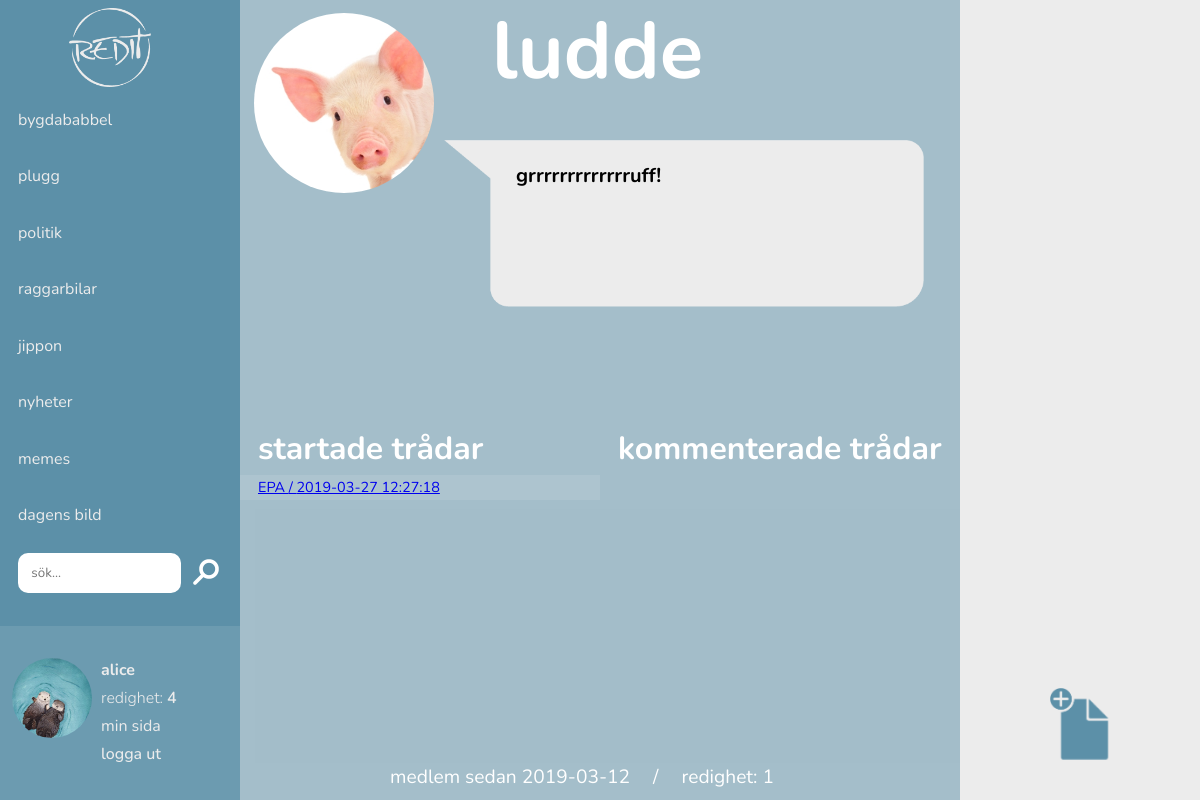
/userpage/user.php?username=ludde (signed in), run on the app's committed database.
### tables this page shows
CREATE TABLE `categories` (
  `cat_id` int(11) unsigned NOT NULL AUTO_INCREMENT,
  `category` varchar(50) DEFAULT '',
  PRIMARY KEY (`cat_id`)
);

CREATE TABLE `users` (
  `user_id` int(11) unsigned NOT NULL AUTO_INCREMENT,
  `username` varchar(20) NOT NULL DEFAULT '',
  `password` varchar(256) NOT NULL DEFAULT '',
  `email` varchar(30) NOT NULL DEFAULT '',
  `avatar` varchar(256) DEFAULT NULL,
  `bio` varchar(1000) DEFAULT '',
  `admin` tinyint(1) NOT NULL DEFAULT '0',
  `moderator` tinyint(1) NOT NULL DEFAULT '0',
  `post_permission` tinyint(11) NOT NULL DEFAULT '1',
  `member_since` date DEFAULT NULL,
  PRIMARY KEY (`user_id`)
);

CREATE TABLE `posts` (
  `post_id` int(11) unsigned NOT NULL AUTO_INCREMENT,
  `post_title` varchar(50) NOT NULL,
  `post_content` text,
  `post_img` varchar(256) DEFAULT '',
  `post_category` varchar(20) NOT NULL,
  `post_creator` varchar(50) NOT NULL,
  `post_date` timestamp NULL DEFAULT NULL,
  `post_views` int(11) DEFAULT NULL,
  `post_replies` int(11) DEFAULT NULL,
  `post_likes` int(11) DEFAULT '0',
  PRIMARY KEY (`post_id`)
);

### userpage/user.php (the view, shortened to what this page needs)
<?php
require "../init/config.php";
require "../init/header.php";
require '../init/sidebar.php';
 ?>
 <div id='userpage_maincontent'>
   <span id='userpage_top'>
     <?php
     $user = $_GET['username'];
     $sql = "SELECT avatar FROM users WHERE username='$user'";
     $result = mysqli_query($conn, $sql);
     if ($result) {
       $data = $result->fetch_assoc();
       if ($data['avatar'] !== NULL) {
         echo "<span id='userpage_avatar' style='background-image:url(../uploads/upload_avatar/" . $data['avatar'] . ");'></span>";
       } else {
         echo "<span id='userpage_avatar' style='background-image:url(../img/sample-avatar.png);'></span>";
       }
     }
      ?>
    <span id='userpage_info'>
      <?php
        echo "<span id='userpage_username'>" . $_GET['username'] . "</span>";
      ?>
    </span>
   <span id='userpage_tagline'>
     <span id='tagline_container'>
       <?php
       $user = $_GET['username'];
       $sql = "SELECT bio FROM users WHERE username='$user'";
       $result = mysqli_query($conn, $sql);
       if ($result) {
         $data = $result->fetch_assoc();
         if ($data['bio'] !== NULL) {
           echo $data['bio'];
         }
       }
        ?>
     </span>
   </span>
</span>
  <div id='userpage_box_container'>
    <span class="userpage_box" id='box1'>
      <h2 class="userpage_box_title">startade trådar</h2>
      <?php
      $user = $_GET['username'];
      $sql = "SELECT * FROM posts WHERE post_creator='$user'";
      $result = mysqli_query($conn, $sql);
      if (mysqli_num_rows($result) > 0) {
        while ($rows = mysqli_fetch_assoc($result)) {
          $title = $rows['post_title'];
          $date = $rows['post_date'];
          $pid = $rows['post_id'];
          echo "<p class='list_of_posts'>
            <a href='../posts/show-post.php?pid=$pid' class='userpage_postlink'>$title / $date</a>
          </p>";
        }
      }
       ?>
    </span>
    <span class="userpage_box" id='box2'>
      <h2 class="userpage_box_title">kommenterade trådar</h2>
    </span>
    <div class="userpage_bottom">
     <span class="member_since">
        medlem sedan
        <?php
          $user = $_GET['username'];
          $sql = "SELECT member_since FROM users WHERE username='$user'";
          $result = mysqli_query($conn, $sql);
          if ($result) {
            $data = $result->fetch_assoc();
            echo $data['member_since'];
          }
        ?>
      </span>
       /
      <span class="redighet">
        redighet:
        <?php
        $user = $_GET['username'];
        $sql = "SELECT post_likes FROM posts WHERE post_creator='$user'";
        $result = mysqli_query($conn, $sql);
        if (mysqli_num_rows($result) > 0) {
          $likes = 0;
          while ($rows = mysqli_fetch_assoc($result)) {
            $like = $rows['post_likes'];
            $likes += $like;
          }
          echo $likes;
        }
         ?>
      </span>
      <span>
       </span>
    </div>
  </div>
 </div>
 <a href="../posts/write-posts.php">
   <div id='newpost'>
   </div>
 </a>

### init/sidebar.php (shortened to what this page needs)
<?php require 'config.php'; ?>
<div id="sidebar">
  <a href="../home/index.php"><img src="../img/logo_text_gr.png" /></a>
  <span id='sidebar_stuff'>
    <?php
      $sql = "SELECT * FROM categories";
      $result = mysqli_query($conn, $sql);
      if($result) {
        while ($rows = mysqli_fetch_assoc($result)) {
          $category = $rows['category'];
          $printCat = '';
          $printCat .= "<a href='../home/index.php?category=$category' class='category regular";
          $printCat .= "'>$category</a>";
          echo $printCat;
        }
      }
    ?>
  <div id="search_function">
    <form method="post" action="../search/search-parse.php">
      <input type="text" name="search" id="search_field" placeholder="sök..."/>
      <label for="submit_search">
        <img src="../img/search.png" id="search_symbol"/>
      </label>
    </form>
  </div>
  </span>
  <div id='char-indicator'>
    <?php
      $user = $_SESSION['username'];
      $sql = "SELECT avatar FROM users WHERE username='$user'";
      $result = mysqli_query($conn, $sql);
      if ($result) {
        $data = $result->fetch_assoc();
        if ($data['avatar'] !== NULL) {
          echo "<span id='avatar' style='background-image:url(../uploads/upload_avatar/" . $data['avatar'] . ");'></span>";
        } else {
          echo "<span id='avatar' style='background-image:url(../img/sample-avatar.png);'></span>";
        }
      }
    ?>
    <div id='char-info'>
      <span id='username' class='bold'> <?php echo $_SESSION['username']; ?> </span> <br />
      <span id='redighet' class='light'>redighet: <span id='redighet' class='semi-bold'>
        <?php
          $user = $_SESSION['username'];
          $sql = "SELECT post_likes FROM posts WHERE post_creator='$user'";
          $result = mysqli_query($conn, $sql);
          if (mysqli_num_rows($result) > 0) {
            $likes = 0;
            while ($rows = mysqli_fetch_assoc($result)) {
              $like = $rows['post_likes'];
              $likes += $like;
            }
            echo $likes;
          }
         ?>
      </span></span><br />
  <form method="post" action="../userpage/userpage.php?user=<?php echo $_SESSION['username']; ?>" name="userpage_access">
    <input type="submit" value="min sida" />
  </form>
      <a href="../landingpage/logout.php" class='links'>logga ut</a>
    </div>
  </div>
</div>

### styles/posts.css (style rules this page uses)
* { font-family: 'Nunito', sans-serif; }

### styles/main.css (style rules this page uses)
* { font-family: 'Nunito', sans-serif; box-sizing: border-box; }
.light { font-weight: 300; }
.regular { font-weight: 400; }
.semi-bold { font-weight: 600; }
.bold { font-weight: 700; }
a.links { font-weight: 500; text-decoration: none; color: #000; }
#sidebar { width: 20vw; height: 100vh; background-color: rgb(92,144,168); margin: 0; color: #fff; position: fixed; top: 0; left: 0; padding: 1vh 1.5vw; }
#sidebar img { width: 40%; margin-left: 25%; }
#sidebar_stuff { margin-top: 2vh; height: 60vh; display: flex; flex-direction: column; justify-content: space-between; }
#sidebar a.category { color: #ececec; text-decoration: none; display: block; width: 120%; font-size: 1em; margin-left: -2.5vh; padding-left: 2.5vh; }
#search_function { width: 100%; height: 3em; display: inline; margin-top: -0.5em; margin-bottom: -0.75em; }
#search_field { width: 80%; margin: 0; height: 3em; border-radius: 10px; border: none; padding: 0.5em 1em; }
img#search_symbol { height: 1.6em; width: 1.6em; margin: 0; margin-bottom: -0.5em; margin-left: 0.5em; }
#sidebar #char-indicator { position: fixed; bottom: 0; left: 0; width: 20vw; background-color: rgba(255,255,255,0.1); padding: 4vh 1vw 4vh 1vw; color: #ececec; }
#sidebar #char-indicator span#avatar { width: 10vh; height: 10vh; border-radius: 50%; float: left; background-repeat: no-repeat; background-size: cover; }
#sidebar #char-indicator #char-info { float: left; padding-left: 0.75vw; margin-top: -0.2vh; font-size: 1em; line-height: 1.75em; }
#sidebar #char-indicator #char-info a { color: #ececec; text-decoration: none; }
#sidebar #char-indicator input { background-color: rgba(255, 0, 0, 0); border: none; font-size: 1em; line-height: 1.75em; padding: 0; color: #ececec; }
#newpost { width: 6vw; height: 6vw; background-image: url(../img/new_post_blue.png); background-size: contain; background-repeat: no-repeat; position: fixed; bottom: 5vh; right: 6.5vw; padding: 4.4vh 2.15vh; }

### styles/start.css (style rules this page uses)
* { font-family: 'Nunito', sans-serif; box-sizing: border-box; }
.light { font-weight: 300; }
.regular { font-weight: 400; }
.semi-bold { font-weight: 600; }
.bold { font-weight: 700; }

### styles/userpage.css (style rules this page uses)
#userpage_maincontent { background-color: rgba(92,144,168,0.5); position: fixed; top: 0; left: 0; width: 60vw; height: 100vh; margin-left: 20vw; overflow: hidden; }
#userpage_top { display: inline-block; width: 100%; height: 40vh; margin: 0; position: relative; }
#userpage_avatar { width: 15vw; height: 15vw; display: inline-block; background-repeat: no-repeat; background-size: cover; position: absolute; left: 2%; top: 4%; background-color: rgba(0, 0, 0, 0); border: none; border-radius: 50%; }
#userpage_info { position: absolute; top: 10%; right: 0; display: inline-block; font-size: 5em; line-height: 40px; font-weight: 700; color: #fff; width: 39vw; }
#userpage_tagline { width: 40vw; height: 15vw; display: inline-block; background-image: url(../img/tagline_container.png); background-repeat: no-repeat; background-size: contain; padding: 3% 3% 3% 10%; box-sizing: border-box; position: absolute; bottom: 0; right: 5%; }
#tagline_container, #change_tagline textarea { font-size: 20px; font-weight: 700; width: 100%; background: none; border: none; }
#tagline_container { display: inline-block; }
#userpage_box_container { height: 60vh; width: 100%; color: #fff; display: flex; align-items: stretch; align-content: center; flex-wrap: wrap; position: absolute; left: 0; bottom: 0; }
#userpage_box_container span { height: 40vh; width: 50%; margin: 0; padding: 0 2.5%; overflow: scroll; }
.userpage_box_title { font-size: 2em; margin-bottom: 5px; }
.list_of_posts { font-size: 0.9em; line-height: 1.8em; width: 120%; margin: 0 -5.5%; padding-left: 5.5%; }
.list_of_posts:nth-child(even) { background-color: rgba(255, 255, 255, 0.1); }
div.userpage_bottom { text-align: center; font-size: 1.2em; width: 100%; position: absolute; bottom: 2%; }

### data on the page
categories: category "bygdababbel"
categories: category "plugg"
categories: category "politik"
categories: category "raggarbilar"
categories: category "jippon"
categories: category "nyheter"
categories: category "memes"
categories: category "dagens bild"
users: avatar (picture)
users: avatar (picture), bio "grrrrrrrrrrrrruff!", member_since "2019-03-12"
posts: post_title "EPA", post_date "2019-03-27 12:27:18"

### other printed values
$_SESSION['username'] "alice"
$likes "4"
$likes "1"
